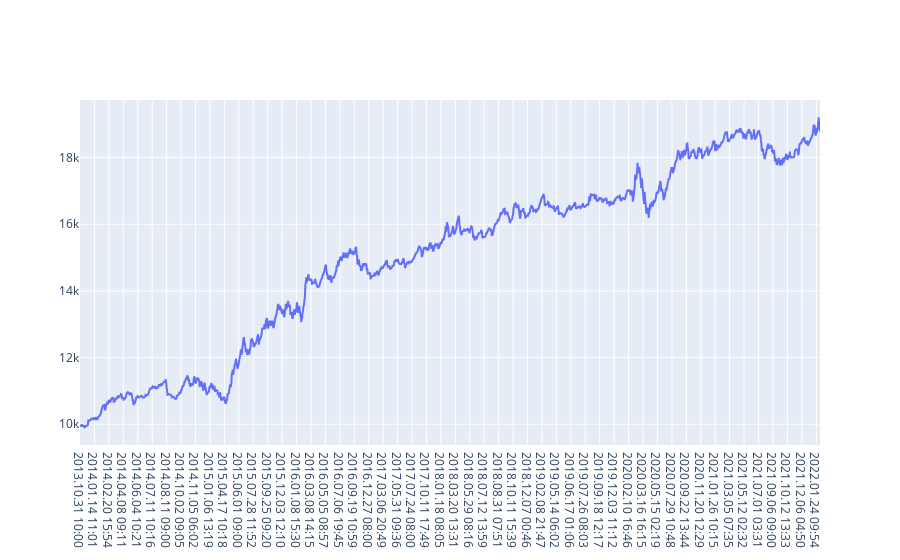

This figure's notebook cell:
### Code cell
fig = go.Figure()
fig.add_trace(go.Scatter(
    mode = "lines",
    y = df3.cumulative2,
    x = df3.index,
    connectgaps=True))

### Figure 1 — Plotly figure (JSON) as saved in the notebook; plotly's stock layout.template omitted (floating-point values rounded to 4 significant figures; data arrays with more than 128 entries replaced by an {"elided": "..."} marker saying what was removed)
{"data": [{"connectgaps": true, "mode": "lines", "type": "scatter", "x": {"elided": "3180 str values"}, "y": {"elided": "3180 float values"}}], "layout": {}}
